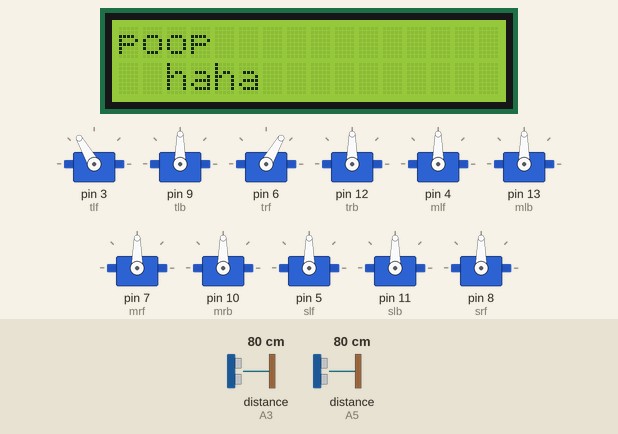
Recording of a sketch running on a simulated Arduino Mega 2560, built with avr-gcc and run on an emulated ATmega2560. Parts: 16×2 character LCD, 11 × servo. Wiring (inferred from the names in the program): 2 × ultrasonic range finder: trigger A2, echo A3 / trigger A4, echo A5. The inputs (shaded band) are chosen by the test bench; at power-on: distance to the obstacle (sensors on A3, A5) 80 cm. The echo pulse lasts 58.3 µs per cm; what the sketch prints to the serial monitor is not drawn.

Above: at 0.1 s.
At 2.64 s:
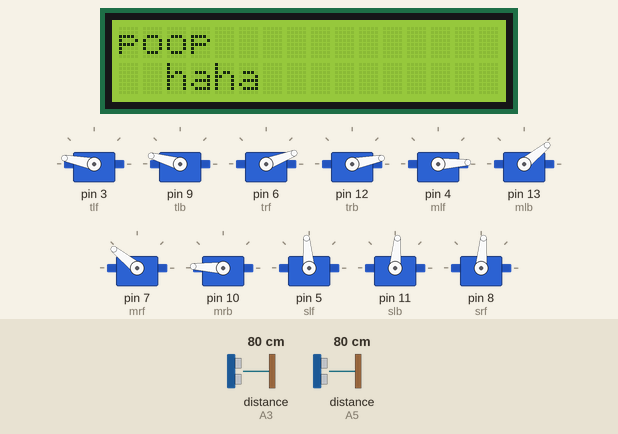
3.3 s: distance to the obstacle (sensor on A3) set to 299 cm
At 3.7 s:
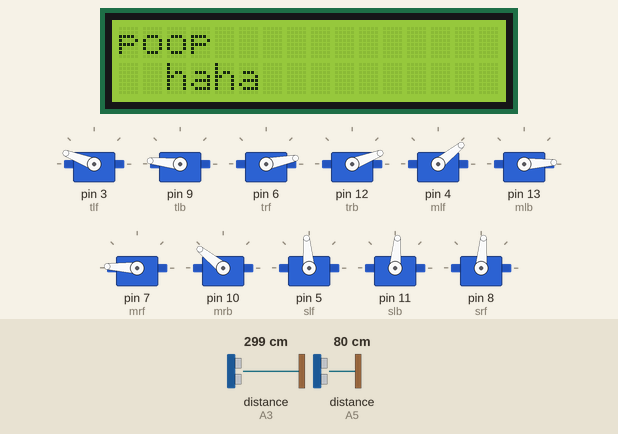
5.6 s: distance to the obstacle (sensor on A5) set to 2 cm
8.6 s: distance to the obstacle (sensor on A3) set to 120 cm
11.6 s: distance to the obstacle (sensor on A3) set to 35 cm
14.6 s: distance to the obstacle (sensor on A5) set to 60 cm
17.6 s: distance to the obstacle (sensor on A5) set to 4 cm
Timing chart, 0 to 68.1 s (numbered marks = the images above; inputs shaded):
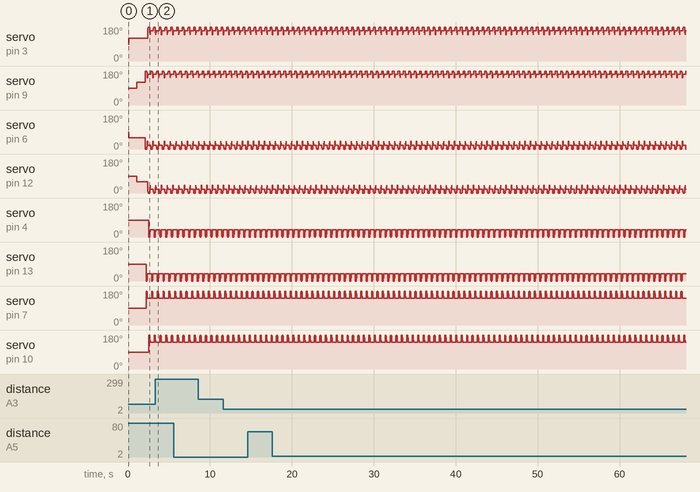

The sketch:

full.ino
```cpp
// recovered 5/13
// contained sit/stand/walkRF/wallLF

#include <Servo.h>
#include <LiquidCrystal.h> // includes the LiquidCrystal Library


LiquidCrystal lcd(22, 24, 26, 28, 30, 32); //     rs, enable, d4, d5, d6, d7

Servo tlf, tlb, trf, trb;
Servo mlf, mlb, mrf, mrb;
Servo slf, slb, srf, srb;

#define trig1 A2
#define trig2 A4
#define echo1 A3
#define echo2 A5


void setup() {
  lcd.begin(16,2);
  lcd.print("poop");
  lcd.setCursor(2,1);
  lcd.print("haha");

  Serial.begin(9600);
  pinMode(trig1, OUTPUT);
  pinMode(trig2, OUTPUT);
  pinMode(echo1, INPUT);
  pinMode(echo2, INPUT);

  tlf.attach(3);
  tlb.attach(9);
  trf.attach(6);
  trb.attach(12);

  mlf.attach(4);
  mlb.attach(13);
  mrf.attach(7);
  mrb.attach(10);

  slf.attach(5);
  slb.attach(11);
  srf.attach(8);
  srb.attach(2);

  stand();

  slf.write(95);
  slb.write(85);
  srf.write(85);
  srb.write(110);
}

void stat(int amt, int del, int pin){
  for(amt; 1 <= amt; amt --){
  digitalWrite(pin,HIGH);
  delay(100);
  digitalWrite(pin,LOW);
  delay(250);
  }
  delay(del * 1000);
}


float sensor1(){//get distance from ultrasonic sensor.
  digitalWrite(trig1, LOW);
  delayMicroseconds(2);
  digitalWrite(trig1,HIGH);
  delayMicroseconds(10);
  digitalWrite(trig1,LOW);
  delayMicroseconds(2);//These first lines generate the ultrasonic pulse. Found this code 4 years ago. Always has worked. I did the math on it a while ago to see why it worked, but I don't remember it off the top of my head, and it doesn't matter anyways.
  float time=pulseIn(echo1,HIGH);//listen for pulse to return
  float distance = time*340/20000;//calculate distance from surface in centimeters.
  return distance;//return distance in centimeters.
}

float sensor2(){//identical to first function, for the second sensor.
  digitalWrite(trig2, LOW);
  delayMicroseconds(2);
  digitalWrite(trig2,HIGH);
  delayMicroseconds(10);
  digitalWrite(trig2,LOW);
  delayMicroseconds(2);
  float time=pulseIn(echo2,HIGH);
  float distance = time*340/20000;
  return distance;
}


void stand(){
  mlf.write(90);
  mrf.write(90);
  delay(10);
  tlf.write(120);
  trf.write(60);
  delay(1000);

  mlb.write(90);
  mrb.write(90);
  delay(10);
  tlb.write(120);
  trb.write(60);

  delay(1000);
}

void sit(){
  mrb.write(175);
  mlb.write(0);
  delay(10);
  tlb.write(175);
  trb.write(0);
  delay(1000);

  trf.write(0);
  tlf.write(175);
  delay(10);
  mrf.write(175);
  mlf.write(0);

  delay(5000);
}


//////////////////////////////////////////////////////// issue: mid arms too far forward - need to get closer to rest position for better walking
void walketh(String side){                                      // be sure to change both functions when you change this*****
  int tla = 180; //left top angle
  int mla = 5; // left mid angle
  int tra = 0; // right top angle
  int mra = 175; // right mid angle

  if(side=="r" or side=="right"){
  for(int i=11;i>1;i--){    //    120 , 90 > 160 , 90
    tla += 4;
    tra -= 4;
    tlb.write(tla-10);
    trf.write(tra+15);
    delay(10);
  }

  for(int i=5;i>1;i--){    // 160 , 90 > 170 , 0
    tla += 1;
    tra -= 1;


    mlb.write(mla);
    mrf.write(mra);

    mla -= 11;
    mra += 11;

    tlb.write(tla-10);
    trf.write(tra+15);

    delay(10);
  }

  for(int i=15;i>1;i--){    // 170 , 0 > ~40 , 90
    tla -= 5;
    tra += 5;

    mlb.write(mla);
    mrf.write(mra);
    mla += 6;
    mra -= 6;

    tlb.write(tla-10);
    trf.write(tra+15);

    delay(10);
  }

  for(int i=5;i>1;i--){  // ~40 , 90 > 50 , 0
    tla += 5;
    tra -= 5;
    tlb.write(tla-10);
    trf.write(tra+15);
    delay(10);
    }
  }

   else{
   for(int i=11;i>1;i--){    //    120 , 90 > 160 , 90
    tla += 4;
    tra -= 4;
    tlf.write(tla-15);
    trb.write(tra+15);
    delay(10);
  }

  for(int i=5;i>1;i--){    // 160 , 90 > 170 , 0
    tla += 1;
    tra -= 1;

    mlf.write(mla);
    mrb.write(mra);
    mla -= 11;
    mra += 11;

    tlf.write(tla-15);
    trb.write(tra+15);

    delay(10);
  }

  for(int i=15;i>1;i--){    // 170 , 0 > ~40 , 90
    tla -= 5;
    tra += 5;

    mlf.write(mla);
    mrb.write(mra);
    mla += 6;
    mra -= 6;

    tlf.write(tla-15);
    trb.write(tra+15);


    delay(10);
    }

  for(int i=5;i>1;i--){  // ~40 , 90 > 50 , 0
    tla += 5;
    tra -= 5;
    tlf.write(tla-15);
    trb.write(tra+15);
    delay(10);
    }
  }
}


void loop() {

  if(sensor1() > 25 && sensor2() > 0){
  walketh("r");
  walketh("l");
  digitalWrite(40,HIGH);
 }
 else{
  digitalWrite(40,LOW);
 }

  Serial.print("Sensor 1: ");
  Serial.print(sensor1());//uses functions to get distance
  Serial.print(" cm     ");
  Serial.print("Sensor 2: ");
  Serial.print(sensor2());
  Serial.println(" cm");


}
```

Measured:
- by itself, servo on pin 4 (mlf): repeats every 0.66 s: 39° 0.49 s, 5° 0.01 s, 0° 0.10 s, 3° 0.02 s, 15° 0.02 s, 27° 0.02 s
- by itself, servo on pin 13 (mlb): repeats every 0.66 s: 0° 0.10 s, 3° 0.02 s, 15° 0.02 s, 27° 0.02 s, 39° 0.49 s, 5° 0.01 s
- by itself, servo on pin 7 (mrf): repeats every 0.66 s: 180° 0.10 s, 177° 0.02 s, 165° 0.02 s, 153° 0.02 s, 141° 0.49 s, 175° 0.01 s
- by itself, servo on pin 10 (mrb): repeats every 0.66 s: 141° 0.49 s, 175° 0.01 s, 180° 0.10 s, 177° 0.02 s, 165° 0.02 s, 153° 0.02 s
- by itself, servo on pin 9 (tlb): repeats every 0.66 s: 180° 0.18 s, 174° 0.02 s, 164° 0.02 s, 154° 0.02 s, 144° 0.02 s, 154° 0.02 s, 164° 0.36 s, 178° 0.02 s
- by itself, servo on pin 6 (trf): repeats every 0.66 s: 0° 0.16 s, 1° 0.02 s, 11° 0.02 s, 21° 0.02 s, 31° 0.02 s, 41° 0.02 s, 31° 0.02 s, 21° 0.36 s, 7° 0.02 s
